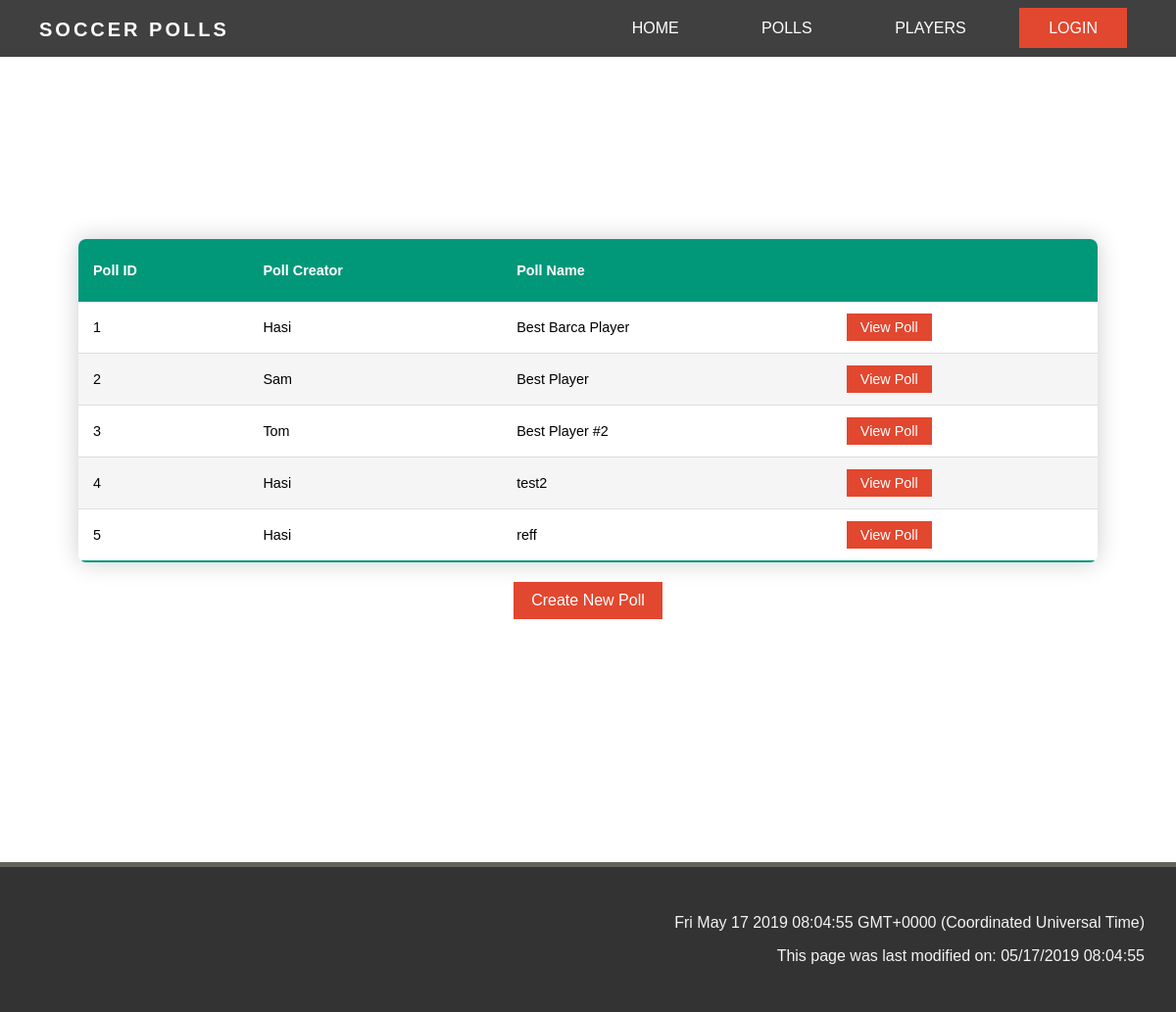
Page /polllist on the committed database.
### app/models.py (models this page shows, shortened)
class Polls(db.Model):
    pollid = db.Column(db.Integer, primary_key=True)
    pollname = db.Column(db.String(64), index=True, unique=False)
    creatorid = db.Column(db.Integer, db.ForeignKey('user.id'))

class User(UserMixin, db.Model):
    id = db.Column(db.Integer, primary_key=True)
    username = db.Column(db.String(64), index=True, unique=True)
    email = db.Column(db.String(120), index=True, unique=True)
    password_hash = db.Column(db.String(128))
    admin = db.Column(db.Boolean, index=False, default=False)
    createdpolls = db.relationship('Polls', backref='creator', lazy='dynamic')
    voter = db.relationship('PollVote', backref='voter', lazy='dynamic')

### app/routes.py (the view)
@app.route('/polllist')
def polllist():
    polls = Polls.query.all()
    return render_template('polllist.html', polllist=polls)

### app/templates/polllist.html (shortened to what this page needs)
{% extends "base2.html" %}
{% block content %}
<div class="table-container">
  <table class="table-content">
    <thead>
      <tr>
        <th>Poll ID</th>
        <th>Poll Creator</th>
        <th>Poll Name</th>
        <th></th>
      </tr>
    </thead>
    <tbody>
        {% for poll in polllist %}
        <tr id= poll.pollid >
        <td>{{ poll.pollid }} </td>
        <td class="column">{{ poll.creator.username }}</td>
        <td>{{ poll.pollname }}</td>
        <td><a href="{{ url_for('poll', pollid=poll.pollid) }}" class="tablebtn">View Poll </a></td>
      </tr>
      {% endfor %}
  </table>
  <a href="{{ url_for('pollcreate')}}"  class="otherbtn">Create New Poll </a>
</div>
{% endblock %}

### app/static/style/style.css (style rules this page uses)
*, *::before, *::after { box-sizing: border-box; }
body { margin: 0; padding: 0; font-family: 'PT Sans', sans-serif; font-weight: 400; background-color: #fff; }
.table-container { width: 100%; min-height: 70vh; display: flex; align-items: center; justify-content: center; margin: 10rem 0; flex-wrap: wrap; padding: 5rem 5rem; }
.table-content { border-collapse: collapse; font-size: 0.9em; border-radius: 0.5rem; overflow: hidden; box-shadow: 0 0 25px rgba(0, 0, 0, 0.2); width: 100%; }
.table-content thead tr { background-color: #009879; text-align: left; color: white; font-weight: bold; height: 4rem; }
.table-content tbody tr { height: 3rem; }
.table-content th, .table-content td { padding: 12px 15px; }
.table-content tbody tr { border-bottom: 1px solid #dddddd; }
.table-content tbody tr:nth-of-type(even) { background-color: #f5f5f5; }
.table-content tbody tr:last-of-type { border-bottom: 2px solid #009879; }
.tablebtn { width: auto; padding: 6px 14px; background-color: #E2472F; color: white; display: inline-block; text-decoration: none; }
.otherbtn { margin: 1rem; width: auto; padding: 10px 18px; background-color: #E2472F; color: white; display: inline-block; text-decoration: none; margin-bottom: auto; }

### rows in the picture
Polls: pollid "1", creator.username "Hasi", pollname "Best Barca Player"
Polls: pollid "2", creator.username "Sam", pollname "Best Player"
Polls: pollid "3", creator.username "Tom", pollname "Best Player #2"
Polls: pollid "4", creator.username "Hasi", pollname "test2"
Polls: pollid "5", creator.username "Hasi", pollname "reff"
